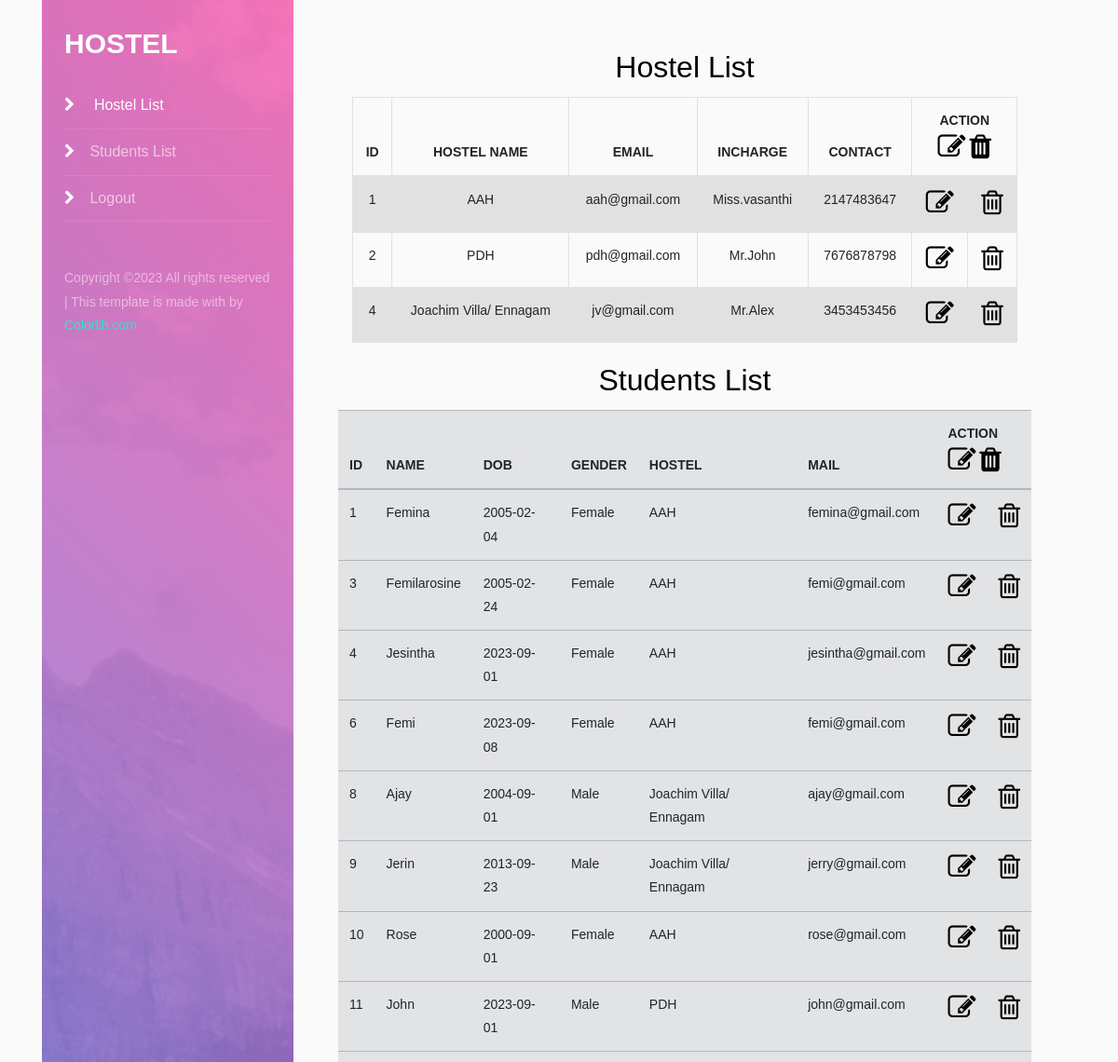
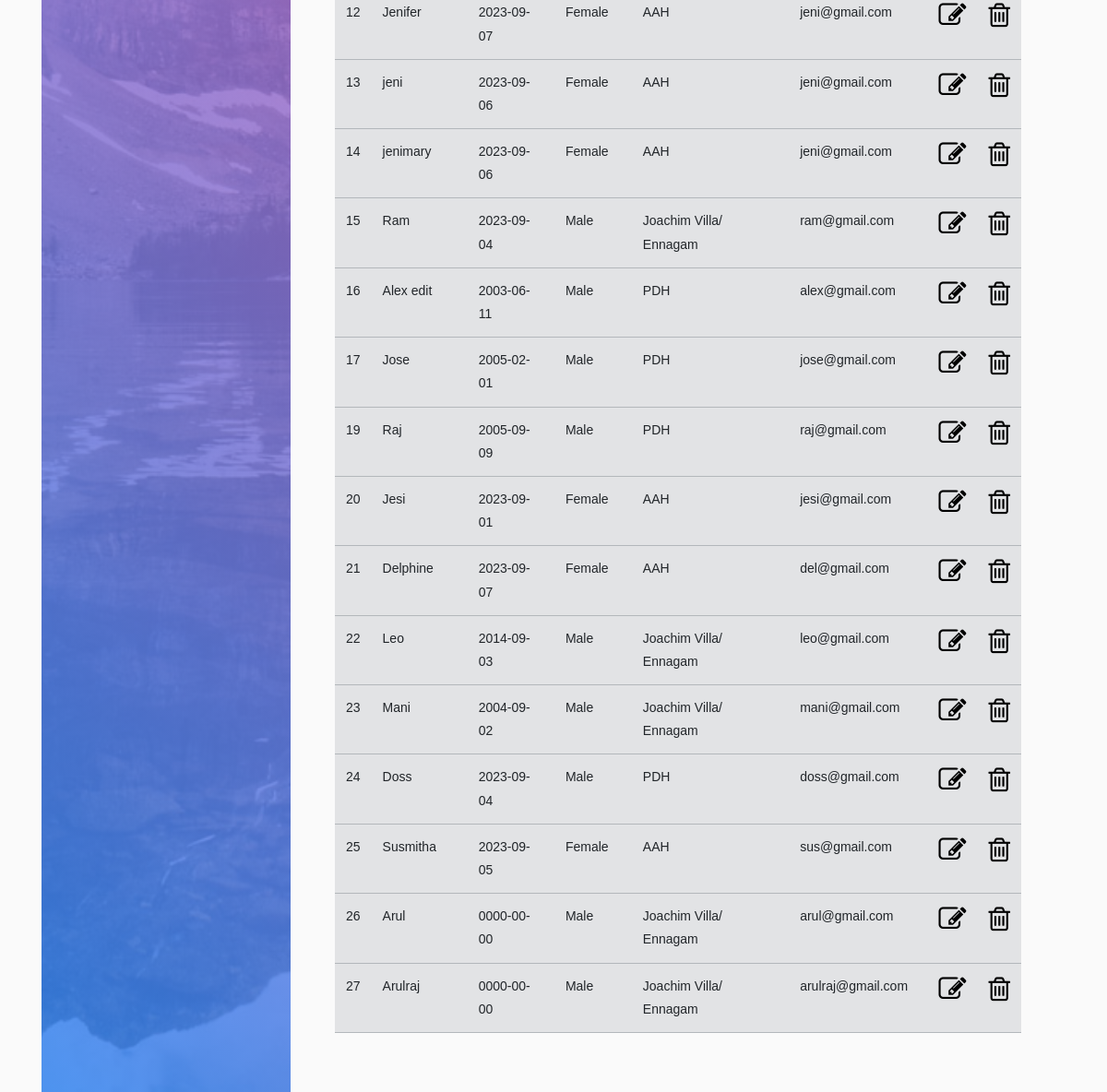
The app's page /admin.php with its own data (2 pictures, top to bottom).
### tables this page shows
CREATE TABLE `students` (
  `id` int(11) NOT NULL,
  `name` varchar(20) DEFAULT NULL,
  `birthday` date DEFAULT NULL,
  `gender` varchar(20) DEFAULT NULL,
  `hostel` varchar(25) DEFAULT NULL,
  `mail` varchar(25) DEFAULT NULL,
  `usertype` varchar(30) NOT NULL DEFAULT 'user'
);

### admin.php (the view, shortened to what this page needs)
<!DOCTYPE html>
<html>
    <head>
    <link rel="stylesheet" href="https://cdnjs.cloudflare.com/ajax/libs/font-awesome/4.7.0/css/font-awesome.min.css">
    <link href="https://cdn.jsdelivr.net/npm/bootstrap@5.2.0-beta1/dist/css/bootstrap.min.css" rel="stylesheet"
>
        <link href="assets/css/style.css" rel="stylesheet">
    <?php
require_once "link.php";
?>
        <link rel="stylesheet" href="https://stackpath.bootstrapcdn.com/font-awesome/4.7.0/css/font-awesome.min.css">
        <link rel="stylesheet" href="side/css/style.css">
  </head>
  <body>
		<div class="container d-flex align-items-stretch">
			<nav id="sidebar" class="img" style="background-image: url(images/bg_1.jpg);">
				<div class="p-4">
		  		<h1><a href="index.html" class="logo"> HOSTEL</a></h1>
          <nav id="navbar" class="sidenav">
	        <ul class="list-unstyled components mb-5">
	          <li class="active">
	            <a href="#"><span class="fa fa-chevron-right mr-3"></span> Hostel List</a>
	          </li>
	          <li>
	              <a class="nav-link" href="#list"><span class="fa fa-chevron-right mr-3"></span>Students List </a>
	          </li>
	          <li>
              <a href="logout.php"><span class="fa fa-chevron-right mr-3"></span>Logout</a>
	          </li>
	        </ul>
        </nav>
	        <div class="footer">
	        	<p>
						  Copyright &copy; All rights reserved | This template is made with  by <a href="https://colorlib.com" target="_blank"></a>
						</p>
	        </div>
	      </div>
    	</nav>
      <div id="content" class="p-4 p-md-5 pt-5">
    <section>
          <h2 align="center">Hostel List</h2>
    <div class="container">
            <table class="table text-center table-striped table-hover table-bordered">
                <thead>
          <tr>
                    <th scope="col">ID</th>
                    <th scope="col">HOSTEL NAME</th>
                    <th scope="col">EMAIL</th>
                    <th scope="col">INCHARGE</th>
                    <th scope="col">CONTACT</th>
                     <th scope="col" colspan="2">ACTION<br>
                        <i class="fa fa-edit" style="font-size:30px;color:black"></i>
                    <i class="fa fa-trash" style="font-size:30px;color:black"></i></th>
          </tr>
      </thead>
</div>
</div>
</div>
      <?php
        require_once "conn.php";
         $query = "SELECT id,name,email,incharge,contact FROM `admin`";
           $result = $conn->query($query);
         while ($row = mysqli_fetch_array($result)) {
             ?>
             <tr>
             <td><?php echo $row["id"] ?></td>
                 <td><?php echo $row["name"] ?></td>
                 <td><?php echo $row["email"] ?></td>
                 <td><?php echo $row["incharge"] ?></td>
                 <td><?php echo $row["contact"] ?></td>
                <td><a href="adminedit.php?id=<?php echo $row["id"]; ?>" data-toggle="tooltip" title="Edit"> <i class="fa fa-edit" style="font-size:30px;color:black"></i></a></td>
                        <td><a href="admindelete.php?id=<?php echo $row["id"]; ?>"  onclick="myFunction()" data-toggle="tooltip" title="Delete"><i class="fa fa-trash-o" style="font-size:30px;color:black"></i></a>
                        </td></tr>
        <?php
         }
      ?>
    <section>
   <div class="container">
    <h2 align="center" id="list">Students List</h2>
</div>
    <div class="row">
        <div class="col-sm-12">
  <table class='table table-secondary'>
      <thead>
          <tr>
                    <th scope="col">ID</th>
                    <th scope="col">NAME</th>
                    <th scope="col">DOB</th>
                    <th scope="col">GENDER</th>
                    <th scope="col">HOSTEL</th>
                    <th scope="col">MAIL</th>
                    <th scope="col" colspan="2">ACTION<br>
                        <i class="fa fa-edit" style="font-size:30px;color:black"></i>
                    <i class="fa fa-trash" style="font-size:30px;color:black"></i></th>
          </tr>
      </thead>
</div>
</div>
      <?php
        require_once "conn.php";
         $query = "SELECT id,name,birthday,gender,hostel,mail FROM `students`";
           $result = $conn->query($query);
         while ($row = mysqli_fetch_array($result)) {
             ?>
             <tr>
             <td><?php echo $row["id"] ?></td>
                 <td><?php echo $row["name"] ?></td>
                 <td><?php echo $row["birthday"] ?></td>
                 <td><?php echo $row["gender"] ?></td>
                 <td><?php echo $row["hostel"] ?></td>
                 <td><?php echo $row["mail"] ?></td>
                   <td><a href="listedit.php?id=<?php echo $row["id"]; ?>" data-toggle="tooltip" title="Edit"> <i class="fa fa-edit" style="font-size:30px;color:black"></i></a></td>
                        <td><a href="listdelete.php?id=<?php echo $row["id"]; ?>"  onclick="myFunction()" data-toggle="tooltip" title="Delete"><i class="fa fa-trash-o" style="font-size:30px;color:black"></i></a>
                        </td>
                </tr>
        <?php
         }
      ?>
    </section>
  </body>
</html>

### link.php (shortened to what this page needs)
		<link href="https://cdn.jsdelivr.net/npm/bootstrap@5.2.0-beta1/dist/css/bootstrap.min.css" rel="stylesheet"
>

### assets/css/style.css (style rules this page uses)
body { background: #fff; color: #666666; font-family: "Open Sans", sans-serif; }
a { color: #2dc997; text-decoration: none; }
p { padding: 0; margin: 0 0 30px 0; }
h1, h2, h3, h4, h5, h6 { font-family: "Poppins", sans-serif; font-weight: 400; margin: 0 0 20px 0; padding: 0; }
section { overflow: hidden; }

### records on screen
students: id "1", name "Femina", birthday "2005-02-04", gender "Female", hostel "AAH", mail "femina@gmail.com"
students: id "3", name "Femilarosine", birthday "2005-02-24", gender "Female", hostel "AAH", mail "femi@gmail.com"
students: id "4", name "Jesintha", birthday "2023-09-01", gender "Female", hostel "AAH", mail "jesintha@gmail.com"
students: id "6", name "Femi", birthday "2023-09-08", gender "Female", hostel "AAH", mail "femi@gmail.com"
students: id "8", name "Ajay", birthday "2004-09-01", gender "Male", hostel "Joachim Villa/ Ennagam", mail "ajay@gmail.com"
students: id "9", name "Jerin", birthday "2013-09-23", gender "Male", hostel "Joachim Villa/ Ennagam", mail "jerry@gmail.com"
students: id "10", name "Rose", birthday "2000-09-01", gender "Female", hostel "AAH", mail "rose@gmail.com"
students: id "11", name "John", birthday "2023-09-01", gender "Male", hostel "PDH", mail "john@gmail.com"
students: id "12", name "Jenifer", birthday "2023-09-07", gender "Female", hostel "AAH", mail "jeni@gmail.com"
students: id "13", name "jeni", birthday "2023-09-06", gender "Female", hostel "AAH", mail "jeni@gmail.com"
students: id "14", name "jenimary", birthday "2023-09-06", gender "Female", hostel "AAH", mail "jeni@gmail.com"
students: id "15", name "Ram", birthday "2023-09-04", gender "Male", hostel "Joachim Villa/ Ennagam", mail "ram@gmail.com"
students: id "16", name "Alex edit", birthday "2003-06-11", gender "Male", hostel "PDH", mail "alex@gmail.com"
students: id "17", name "Jose", birthday "2005-02-01", gender "Male", hostel "PDH", mail "jose@gmail.com"
students: id "19", name "Raj", birthday "2005-09-09", gender "Male", hostel "PDH", mail "raj@gmail.com"
students: id "20", name "Jesi", birthday "2023-09-01", gender "Female", hostel "AAH", mail "jesi@gmail.com"
students: id "21", name "Delphine", birthday "2023-09-07", gender "Female", hostel "AAH", mail "del@gmail.com"
students: id "22", name "Leo", birthday "2014-09-03", gender "Male", hostel "Joachim Villa/ Ennagam", mail "leo@gmail.com"
students: id "23", name "Mani", birthday "2004-09-02", gender "Male", hostel "Joachim Villa/ Ennagam", mail "mani@gmail.com"
students: id "24", name "Doss", birthday "2023-09-04", gender "Male", hostel "PDH", mail "doss@gmail.com"
students: id "25", name "Susmitha", birthday "2023-09-05", gender "Female", hostel "AAH", mail "sus@gmail.com"
students: id "26", name "Arul", birthday "0000-00-00", gender "Male", hostel "Joachim Villa/ Ennagam", mail "arul@gmail.com"
students: id "27", name "Arulraj", birthday "0000-00-00", gender "Male", hostel "Joachim Villa/ Ennagam", mail "arulraj@gmail.com"

### other values on screen
$row["id"] "1"
$row["name"] "AAH"
$row["email"] "aah@gmail.com"
$row["incharge"] "Miss.vasanthi"
$row["contact"] "2147483647"
$row["id"] "2"
$row["name"] "PDH"
$row["email"] "pdh@gmail.com"
$row["incharge"] "Mr.John"
$row["contact"] "7676878798"
$row["id"] "4"
$row["name"] "Joachim Villa/ Ennagam"
$row["email"] "jv@gmail.com"
$row["incharge"] "Mr.Alex"
$row["contact"] "3453453456"
